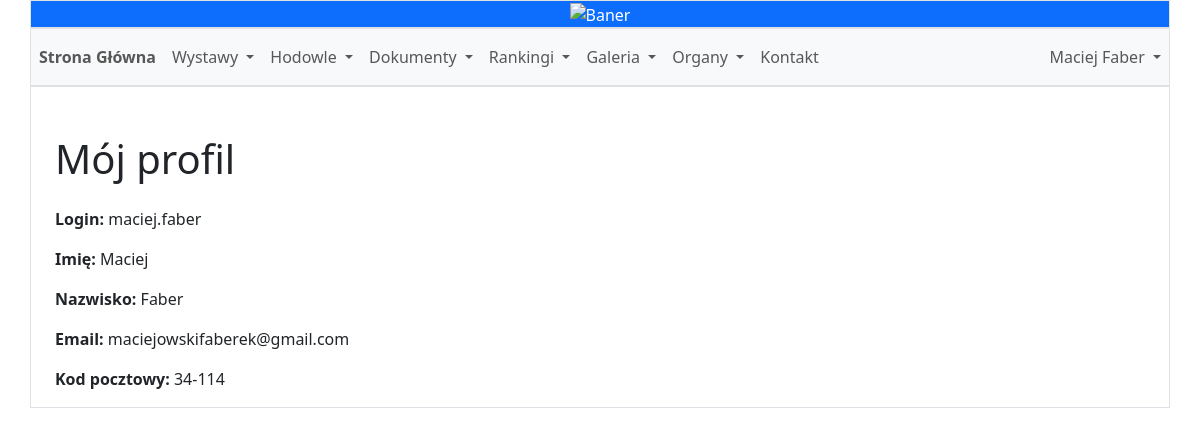
The app's page /my_profile/ (signed in) with its own data.
### main_page/models.py (models this page shows)
class User(AbstractUser):
    ROLE_CHOICES = [
        ('MI', 'Miłośnik'),
        ('HP', 'Hodowca Polski'),
        ('HZ', 'Hodowca Zagraniczny'),
        ('WZ', 'Wystawca Zagraniczny'),
        ('WD', 'Wystawca standardu D')
    ]
    CLUB_CHOICES = [
        ('PL', 'Polska (CCP)'),
        ('PET', 'Wystawca standardu D - Brak klubu'),
        ('SOCHM', 'Czech Republic (SOCHM)'),
        ('SZOCHVM', 'Czech Republic (SZOCHVM)'),
        ('SK', 'Slovakia'),
        ('UA', 'Ukraine'),
        ('SE', 'Sweden'),
        ('DMK', 'Denmark (DMK)'),
        ('DMF', 'Denmark (DMF)'),
        ('FI', 'Finland'),
        ('NMK', 'Norway (NMK)'),
        ('NMF', 'Norway (NMF)'),
        ('GB', 'Great Britain'),
        ('MFD', 'Germany (MFD)'),
        ('OMNC', 'Germany (OMNC)'),
        ('NL', 'Netherlands'),
        ('FAEC', 'France (FAEC)'),
        ('CCF', 'France (CCF)'),
        ('CH', 'Switzerland'),
        ('BE', 'Belgium'),
        ('AT', 'Austria'),
        ('IT', 'Italy'),
        ('ES', 'Spain'),
        ('PT', 'Portugal'),
        ('IE', 'Ireland'),
        ('SI', 'Slovenia'),
        ('HU', 'Hungary'),
        ('USA', 'USA'),
        ('CA', 'Canada'),
        ('AU', 'Australia'),
        ('NZ', 'New Zealand'),
    ]
    COUNTRY_CHOICES = [
        ('PL', 'Polska'),
        ('CZ', 'Czech Republic'),
        ('SK', 'Slovakia'),
        ('UA', 'Ukraine'),
        ('SE', 'Sweden'),
        ('DK', 'Denmark'),
        ('FI', 'Finland'),
        ('NO', 'Norway'),
        ('GB', 'Great Britain'),
        ('DE', 'Germany'),
        ('NL', 'Netherlands'),
        ('FR', 'France'),
        ('CH', 'Switzerland'),
        ('BE', 'Belgium'),
        ('AT', 'Austria'),
        ('IT', 'Italy'),
        ('ES', 'Spain'),
        ('PT', 'Portugal'),
        ('IE', 'Ireland'),
        ('SI', 'Slovenia'),
        ('HU', 'Hungary'),
        ('USA', 'USA'),
        ('CA', 'Canada'),
        ('AU', 'Australia'),
        ('NZ', 'New Zealand'),
    ]
    birthdate = models.DateField(null=True, blank=True)
    phone_number = models.CharField(max_length=15, null=True, blank=True)
    country = models.CharField(max_length=20, choices=COUNTRY_CHOICES, blank=True)
    town = models.CharField(max_length=100, null=True, blank=True)
    postal_code = models.CharField(max_length=10, null=True, blank=True)
    registration_number = models.CharField(max_length=20, null=True, blank=True)
    role = models.CharField(max_length=20, choices=ROLE_CHOICES, blank=False)
    club = models.CharField(max_length=10, choices=CLUB_CHOICES, blank=True)
    questionnaire = models.TextField(default="")
    last_edit_date = models.DateTimeField(null=True, blank=True)

### main_page/views.py (the view)
# urls.py: path('my_profile/', views.my_profile, name='my_profile'),
@login_required
def my_profile(request):
    user = request.user
    return render(request, 'my_profile.html', {'user': user})

### main_page/templates/my_profile.html
{% extends "base.html" %}
{% block content %}
    <div class="container mt-5">
        <h1 class="mb-4">Mój profil</h1>
        <p><strong>Login:</strong> {{ user.username }}</p>
        <p><strong>Imię:</strong> {{ user.first_name }}</p>
        <p><strong>Nazwisko:</strong> {{ user.last_name }}</p>
        <p><strong>Email:</strong> {{ user.email }}</p>
        <p><strong>Kod pocztowy:</strong> {{ user.postal_code }}</p>
    </div>
{% endblock %}

### main_page/templates/base.html (shortened to what this page needs)
<!DOCTYPE html>
<html lang="pl">
<head>
    <!-- {% load static %}
    <link rel="stylesheet" type="text/css" href="{% static 'css/style.css' %}">-->
    <link href="https://cdn.jsdelivr.net/npm/bootstrap@5.3.2/dist/css/bootstrap.min.css" rel="stylesheet">
</head>
<body>
    <div class="container">
		<div class="row">
			<div class="col-sm-12 p-0 border text-center bg-primary text-white">
				<img class="img-fluid w-100" src="https://gcdnb.pbrd.co/images/RrP2BAdYQW9z.jpg?o=1" alt="Baner">
			</div>
		</div>
		<div class="row">
			<div class="col-sm-12 border text-center bg-primary text-white p-0">
				<nav class="navbar navbar-expand-lg navbar-light bg-light">
					<div class="container p-0">
						<div class="collapse navbar-collapse" id="navbarNav">
							<ul class="navbar-nav">
								<li class="nav-item">
									<a class="nav-link fw-bold" href="{% url 'Main' %}">Strona Główna</a>
								</li>
								<li class="nav-item dropdown">
									<a class="nav-link dropdown-toggle" href="#" id="exhibitionsDropdown" role="button" data-bs-toggle="dropdown" aria-expanded="false">
										Wystawy
									</a>
								</li>
								<li class="nav-item dropdown">
									<a class="nav-link dropdown-toggle" href="#" id="breedingDropdown" role="button" data-bs-toggle="dropdown" aria-expanded="false">
										Hodowle
									</a>
								</li>
								<li class="nav-item dropdown">
									<a class="nav-link dropdown-toggle" href="#" id="documentsDropdown" role="button" data-bs-toggle="dropdown" aria-expanded="false">
										Dokumenty
									</a>
								</li>
								<li class="nav-item dropdown">
									<a class="nav-link dropdown-toggle" href="#" id="rankingsDropdown" role="button" data-bs-toggle="dropdown" aria-expanded="false">
										Rankingi
									</a>
								</li>
								<li class="nav-item dropdown">
									<a class="nav-link dropdown-toggle" href="#" id="galleriesDropdown" role="button" data-bs-toggle="dropdown" aria-expanded="false">
										Galeria
									</a>
								</li>
								<li class="nav-item dropdown">
									<a class="nav-link dropdown-toggle" href="#" id="lawDropdown" role="button" data-bs-toggle="dropdown" aria-expanded="false">
										Organy
									</a>
								</li>
								<li class="nav-item">
									<a class="nav-link" href="{% url 'contact' %}">Kontakt</a>
								</li>
							</ul>
							<ul class="navbar-nav ms-auto">
								{% if user.is_authenticated %}
								<li class="nav-item dropdown">
									<a class="nav-link dropdown-toggle" href="#" id="userDropdown" role="button" data-bs-toggle="dropdown" aria-expanded="false">
										{{ user.first_name }} {{ user.last_name }}
									</a>
								</li>
								{% else %}
									<li class="nav-item">
										<a class="nav-link" href="{% url 'login' %}">Zaloguj się</a>
									</li>
								{% endif %}
							</ul>
						</div>
					</div>
				</nav>
			</div>
		</div>
		<div class="row">
			<div class="col-sm-12 border">
				{% block content %}
				{% endblock %}
			</div>
		</div>
	</div>
</body>
</html>

### records on screen
User: first_name "Maciej", last_name "Faber", username "maciej.faber", email "maciejowskifaberek@gmail.com", postal_code "34-114"
